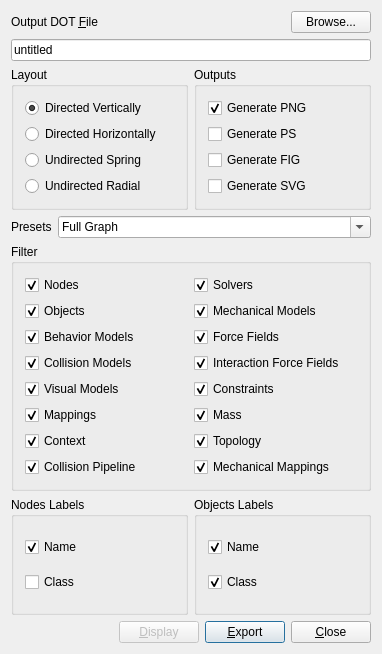
<?xml version="1.0" encoding="UTF-8"?>
<ui version="4.0">
 <class>BaseGenGraphForm</class>
 <widget class="QDialog" name="BaseGenGraphForm">
  <property name="geometry">
   <rect>
    <x>0</x>
    <y>0</y>
    <width>382</width>
    <height>654</height>
   </rect>
  </property>
  <property name="windowTitle">
   <string>Sofa Graph Export</string>
  </property>
  <layout class="QVBoxLayout">
   <item>
    <layout class="QGridLayout">
     <item row="0" column="0">
      <widget class="QLabel" name="filenameLabel">
       <property name="sizePolicy">
        <sizepolicy hsizetype="Preferred" vsizetype="Preferred">
         <horstretch>1</horstretch>
         <verstretch>0</verstretch>
        </sizepolicy>
       </property>
       <property name="text">
        <string>Output DOT &amp;File</string>
       </property>
       <property name="wordWrap">
        <bool>false</bool>
       </property>
       <property name="buddy">
        <cstring>filename</cstring>
       </property>
      </widget>
     </item>
     <item row="0" column="1">
      <widget class="QPushButton" name="browseButton">
       <property name="text">
        <string>Browse...</string>
       </property>
      </widget>
     </item>
     <item row="1" column="0" colspan="2">
      <widget class="QLineEdit" name="filename">
       <property name="text">
        <string>untitled</string>
       </property>
      </widget>
     </item>
    </layout>
   </item>
   <item>
    <layout class="QHBoxLayout">
     <item>
      <widget class="Q3ButtonGroup" name="layoutGroup">
       <property name="title">
        <string>Layout</string>
       </property>
       <layout class="QVBoxLayout">
        <item>
         <widget class="QRadioButton" name="layoutDirV">
          <property name="text">
           <string>Directed Vertically</string>
          </property>
          <property name="checked">
           <bool>true</bool>
          </property>
         </widget>
        </item>
        <item>
         <widget class="QRadioButton" name="layoutDirH">
          <property name="text">
           <string>Directed Horizontally</string>
          </property>
         </widget>
        </item>
        <item>
         <widget class="QRadioButton" name="layoutSpring">
          <property name="text">
           <string>Undirected Spring</string>
          </property>
         </widget>
        </item>
        <item>
         <widget class="QRadioButton" name="layoutRadial">
          <property name="text">
           <string>Undirected Radial</string>
          </property>
         </widget>
        </item>
       </layout>
      </widget>
     </item>
     <item>
      <widget class="Q3GroupBox" name="outputsBox">
       <property name="title">
        <string>Outputs</string>
       </property>
       <layout class="QVBoxLayout">
        <item>
         <widget class="QCheckBox" name="genPNG">
          <property name="text">
           <string>Generate PNG</string>
          </property>
          <property name="checked">
           <bool>true</bool>
          </property>
         </widget>
        </item>
        <item>
         <widget class="QCheckBox" name="genPS">
          <property name="text">
           <string>Generate PS</string>
          </property>
         </widget>
        </item>
        <item>
         <widget class="QCheckBox" name="genFIG">
          <property name="text">
           <string>Generate FIG</string>
          </property>
         </widget>
        </item>
        <item>
         <widget class="QCheckBox" name="genSVG">
          <property name="text">
           <string>Generate SVG</string>
          </property>
         </widget>
        </item>
       </layout>
      </widget>
     </item>
    </layout>
   </item>
   <item>
    <layout class="QHBoxLayout">
     <item>
      <widget class="QLabel" name="presetLabel">
       <property name="text">
        <string>Presets</string>
       </property>
       <property name="wordWrap">
        <bool>false</bool>
       </property>
      </widget>
     </item>
     <item>
      <widget class="QComboBox" name="presetFilter">
       <property name="sizePolicy">
        <sizepolicy hsizetype="Minimum" vsizetype="Fixed">
         <horstretch>1</horstretch>
         <verstretch>0</verstretch>
        </sizepolicy>
       </property>
       <property name="editable">
        <bool>true</bool>
       </property>
       <property name="insertPolicy">
        <enum>QComboBox::InsertAtTop</enum>
       </property>
       <property name="autoCompletion">
        <bool>true</bool>
       </property>
       <property name="duplicatesEnabled">
        <bool>false</bool>
       </property>
       <item>
        <property name="text">
         <string>Full Graph</string>
        </property>
       </item>
       <item>
        <property name="text">
         <string>All Objects</string>
        </property>
       </item>
       <item>
        <property name="text">
         <string>All Nodes</string>
        </property>
       </item>
       <item>
        <property name="text">
         <string>Mechanical Graph</string>
        </property>
       </item>
       <item>
        <property name="text">
         <string>Mechanical Objects</string>
        </property>
       </item>
       <item>
        <property name="text">
         <string>Visual Graph</string>
        </property>
       </item>
       <item>
        <property name="text">
         <string>Visual Objects</string>
        </property>
       </item>
       <item>
        <property name="text">
         <string>Collision Graph</string>
        </property>
       </item>
       <item>
        <property name="text">
         <string>Collision Objects</string>
        </property>
       </item>
       <item>
        <property name="text">
         <string>Collision Response Graph</string>
        </property>
       </item>
       <item>
        <property name="text">
         <string>Collision Response Objects</string>
        </property>
       </item>
      </widget>
     </item>
    </layout>
   </item>
   <item>
    <widget class="Q3GroupBox" name="filterBox">
     <property name="title">
      <string>Filter</string>
     </property>
     <layout class="QGridLayout">
      <item row="0" column="1">
       <widget class="QCheckBox" name="showSolvers">
        <property name="text">
         <string>Solvers</string>
        </property>
        <property name="checked">
         <bool>true</bool>
        </property>
       </widget>
      </item>
      <item row="1" column="1">
       <widget class="QCheckBox" name="showMechanicalStates">
        <property name="text">
         <string>Mechanical Models</string>
        </property>
        <property name="checked">
         <bool>true</bool>
        </property>
       </widget>
      </item>
      <item row="2" column="1">
       <widget class="QCheckBox" name="showForceFields">
        <property name="text">
         <string>Force Fields</string>
        </property>
        <property name="checked">
         <bool>true</bool>
        </property>
       </widget>
      </item>
      <item row="3" column="1">
       <widget class="QCheckBox" name="showInteractionForceFields">
        <property name="text">
         <string>Interaction Force Fields</string>
        </property>
        <property name="checked">
         <bool>true</bool>
        </property>
       </widget>
      </item>
      <item row="4" column="1">
       <widget class="QCheckBox" name="showConstraints">
        <property name="text">
         <string>Constraints</string>
        </property>
        <property name="checked">
         <bool>true</bool>
        </property>
       </widget>
      </item>
      <item row="5" column="1">
       <widget class="QCheckBox" name="showMass">
        <property name="text">
         <string>Mass</string>
        </property>
        <property name="checked">
         <bool>true</bool>
        </property>
       </widget>
      </item>
      <item row="7" column="1">
       <widget class="QCheckBox" name="showMechanicalMappings">
        <property name="text">
         <string>Mechanical Mappings</string>
        </property>
        <property name="checked">
         <bool>true</bool>
        </property>
       </widget>
      </item>
      <item row="6" column="1">
       <widget class="QCheckBox" name="showTopology">
        <property name="text">
         <string>Topology</string>
        </property>
        <property name="checked">
         <bool>true</bool>
        </property>
       </widget>
      </item>
      <item row="5" column="0">
       <widget class="QCheckBox" name="showMappings">
        <property name="text">
         <string>Mappings</string>
        </property>
        <property name="checked">
         <bool>true</bool>
        </property>
       </widget>
      </item>
      <item row="3" column="0">
       <widget class="QCheckBox" name="showCollisionModels">
        <property name="text">
         <string>Collision Models</string>
        </property>
        <property name="checked">
         <bool>true</bool>
        </property>
       </widget>
      </item>
      <item row="4" column="0">
       <widget class="QCheckBox" name="showVisualModels">
        <property name="text">
         <string>Visual Models</string>
        </property>
        <property name="checked">
         <bool>true</bool>
        </property>
       </widget>
      </item>
      <item row="7" column="0">
       <widget class="QCheckBox" name="showCollisionPipeline">
        <property name="text">
         <string>Collision Pipeline</string>
        </property>
        <property name="checked">
         <bool>true</bool>
        </property>
       </widget>
      </item>
      <item row="2" column="0">
       <widget class="QCheckBox" name="showBehaviorModels">
        <property name="text">
         <string>Behavior Models</string>
        </property>
        <property name="checked">
         <bool>true</bool>
        </property>
       </widget>
      </item>
      <item row="6" column="0">
       <widget class="QCheckBox" name="showContext">
        <property name="text">
         <string>Context</string>
        </property>
        <property name="checked">
         <bool>true</bool>
        </property>
       </widget>
      </item>
      <item row="1" column="0">
       <widget class="QCheckBox" name="showObjects">
        <property name="text">
         <string>Objects</string>
        </property>
        <property name="checked">
         <bool>true</bool>
        </property>
       </widget>
      </item>
      <item row="0" column="0">
       <widget class="QCheckBox" name="showNodes">
        <property name="text">
         <string>Nodes</string>
        </property>
        <property name="checked">
         <bool>true</bool>
        </property>
       </widget>
      </item>
     </layout>
    </widget>
   </item>
   <item>
    <layout class="QHBoxLayout">
     <item>
      <widget class="Q3GroupBox" name="groupNodeLabel">
       <property name="title">
        <string>Nodes Labels</string>
       </property>
       <layout class="QVBoxLayout">
        <item>
         <widget class="QCheckBox" name="labelNodeName">
          <property name="text">
           <string>Name</string>
          </property>
          <property name="checked">
           <bool>true</bool>
          </property>
         </widget>
        </item>
        <item>
         <widget class="QCheckBox" name="labelNodeClass">
          <property name="text">
           <string>Class</string>
          </property>
         </widget>
        </item>
       </layout>
      </widget>
     </item>
     <item>
      <widget class="Q3GroupBox" name="groupObjectLabel">
       <property name="title">
        <string>Objects Labels</string>
       </property>
       <layout class="QVBoxLayout">
        <item>
         <widget class="QCheckBox" name="labelObjectName">
          <property name="text">
           <string>Name</string>
          </property>
          <property name="checked">
           <bool>true</bool>
          </property>
         </widget>
        </item>
        <item>
         <widget class="QCheckBox" name="labelObjectClass">
          <property name="text">
           <string>Class</string>
          </property>
          <property name="checked">
           <bool>true</bool>
          </property>
         </widget>
        </item>
       </layout>
      </widget>
     </item>
    </layout>
   </item>
   <item>
    <layout class="QHBoxLayout">
     <item>
      <spacer name="spacer1">
       <property name="orientation">
        <enum>Qt::Horizontal</enum>
       </property>
       <property name="sizeType">
        <enum>QSizePolicy::Expanding</enum>
       </property>
       <property name="sizeHint" stdset="0">
        <size>
         <width>16</width>
         <height>20</height>
        </size>
       </property>
      </spacer>
     </item>
     <item>
      <widget class="QPushButton" name="displayButton">
       <property name="enabled">
        <bool>false</bool>
       </property>
       <property name="text">
        <string>&amp;Display</string>
       </property>
       <property name="shortcut">
        <string>Alt+D</string>
       </property>
      </widget>
     </item>
     <item>
      <widget class="QPushButton" name="exportButton">
       <property name="text">
        <string>&amp;Export</string>
       </property>
       <property name="shortcut">
        <string>Alt+E</string>
       </property>
       <property name="default">
        <bool>true</bool>
       </property>
      </widget>
     </item>
     <item>
      <widget class="QPushButton" name="closeButton">
       <property name="text">
        <string>&amp;Close</string>
       </property>
       <property name="shortcut">
        <string>Alt+C</string>
       </property>
      </widget>
     </item>
    </layout>
   </item>
  </layout>
 </widget>
 <layoutdefault spacing="6" margin="11"/>
 <customwidgets>
  <customwidget>
   <class>Q3GroupBox</class>
   <extends>QGroupBox</extends>
   <header>Qt3Support/Q3GroupBox</header>
   <container>1</container>
  </customwidget>
  <customwidget>
   <class>Q3ButtonGroup</class>
   <extends>Q3GroupBox</extends>
   <header>Qt3Support/Q3ButtonGroup</header>
   <container>1</container>
  </customwidget>
 </customwidgets>
 <tabstops>
  <tabstop>filename</tabstop>
  <tabstop>browseButton</tabstop>
  <tabstop>layoutDirV</tabstop>
  <tabstop>layoutDirH</tabstop>
  <tabstop>layoutSpring</tabstop>
  <tabstop>layoutRadial</tabstop>
  <tabstop>genPNG</tabstop>
  <tabstop>genPS</tabstop>
  <tabstop>genFIG</tabstop>
  <tabstop>genSVG</tabstop>
  <tabstop>showSolvers</tabstop>
  <tabstop>showMechanicalStates</tabstop>
  <tabstop>showForceFields</tabstop>
  <tabstop>showInteractionForceFields</tabstop>
  <tabstop>showConstraints</tabstop>
  <tabstop>showMass</tabstop>
  <tabstop>showMechanicalMappings</tabstop>
  <tabstop>showTopology</tabstop>
  <tabstop>showMappings</tabstop>
  <tabstop>showCollisionModels</tabstop>
  <tabstop>showVisualModels</tabstop>
  <tabstop>showCollisionPipeline</tabstop>
  <tabstop>showBehaviorModels</tabstop>
  <tabstop>showContext</tabstop>
  <tabstop>showObjects</tabstop>
  <tabstop>showNodes</tabstop>
  <tabstop>labelNodeName</tabstop>
  <tabstop>labelNodeClass</tabstop>
  <tabstop>labelObjectName</tabstop>
  <tabstop>labelObjectClass</tabstop>
  <tabstop>displayButton</tabstop>
  <tabstop>exportButton</tabstop>
 </tabstops>
 <resources/>
 <connections>
  <connection>
   <sender>showObjects</sender>
   <signal>toggled(bool)</signal>
   <receiver>showBehaviorModels</receiver>
   <slot>setEnabled(bool)</slot>
   <hints>
    <hint type="sourcelabel">
     <x>20</x>
     <y>20</y>
    </hint>
    <hint type="destinationlabel">
     <x>20</x>
     <y>20</y>
    </hint>
   </hints>
  </connection>
  <connection>
   <sender>showObjects</sender>
   <signal>toggled(bool)</signal>
   <receiver>showCollisionModels</receiver>
   <slot>setEnabled(bool)</slot>
   <hints>
    <hint type="sourcelabel">
     <x>20</x>
     <y>20</y>
    </hint>
    <hint type="destinationlabel">
     <x>20</x>
     <y>20</y>
    </hint>
   </hints>
  </connection>
  <connection>
   <sender>showObjects</sender>
   <signal>toggled(bool)</signal>
   <receiver>showVisualModels</receiver>
   <slot>setEnabled(bool)</slot>
   <hints>
    <hint type="sourcelabel">
     <x>20</x>
     <y>20</y>
    </hint>
    <hint type="destinationlabel">
     <x>20</x>
     <y>20</y>
    </hint>
   </hints>
  </connection>
  <connection>
   <sender>showObjects</sender>
   <signal>toggled(bool)</signal>
   <receiver>showMappings</receiver>
   <slot>setEnabled(bool)</slot>
   <hints>
    <hint type="sourcelabel">
     <x>20</x>
     <y>20</y>
    </hint>
    <hint type="destinationlabel">
     <x>20</x>
     <y>20</y>
    </hint>
   </hints>
  </connection>
  <connection>
   <sender>showObjects</sender>
   <signal>toggled(bool)</signal>
   <receiver>showContext</receiver>
   <slot>setEnabled(bool)</slot>
   <hints>
    <hint type="sourcelabel">
     <x>20</x>
     <y>20</y>
    </hint>
    <hint type="destinationlabel">
     <x>20</x>
     <y>20</y>
    </hint>
   </hints>
  </connection>
  <connection>
   <sender>showObjects</sender>
   <signal>toggled(bool)</signal>
   <receiver>showCollisionPipeline</receiver>
   <slot>setEnabled(bool)</slot>
   <hints>
    <hint type="sourcelabel">
     <x>20</x>
     <y>20</y>
    </hint>
    <hint type="destinationlabel">
     <x>20</x>
     <y>20</y>
    </hint>
   </hints>
  </connection>
  <connection>
   <sender>showObjects</sender>
   <signal>toggled(bool)</signal>
   <receiver>showSolvers</receiver>
   <slot>setEnabled(bool)</slot>
   <hints>
    <hint type="sourcelabel">
     <x>20</x>
     <y>20</y>
    </hint>
    <hint type="destinationlabel">
     <x>20</x>
     <y>20</y>
    </hint>
   </hints>
  </connection>
  <connection>
   <sender>showObjects</sender>
   <signal>toggled(bool)</signal>
   <receiver>showMechanicalStates</receiver>
   <slot>setEnabled(bool)</slot>
   <hints>
    <hint type="sourcelabel">
     <x>20</x>
     <y>20</y>
    </hint>
    <hint type="destinationlabel">
     <x>20</x>
     <y>20</y>
    </hint>
   </hints>
  </connection>
  <connection>
   <sender>showObjects</sender>
   <signal>toggled(bool)</signal>
   <receiver>showForceFields</receiver>
   <slot>setEnabled(bool)</slot>
   <hints>
    <hint type="sourcelabel">
     <x>20</x>
     <y>20</y>
    </hint>
    <hint type="destinationlabel">
     <x>20</x>
     <y>20</y>
    </hint>
   </hints>
  </connection>
  <connection>
   <sender>showObjects</sender>
   <signal>toggled(bool)</signal>
   <receiver>showInteractionForceFields</receiver>
   <slot>setEnabled(bool)</slot>
   <hints>
    <hint type="sourcelabel">
     <x>20</x>
     <y>20</y>
    </hint>
    <hint type="destinationlabel">
     <x>20</x>
     <y>20</y>
    </hint>
   </hints>
  </connection>
  <connection>
   <sender>showObjects</sender>
   <signal>toggled(bool)</signal>
   <receiver>showConstraints</receiver>
   <slot>setEnabled(bool)</slot>
   <hints>
    <hint type="sourcelabel">
     <x>20</x>
     <y>20</y>
    </hint>
    <hint type="destinationlabel">
     <x>20</x>
     <y>20</y>
    </hint>
   </hints>
  </connection>
  <connection>
   <sender>showObjects</sender>
   <signal>toggled(bool)</signal>
   <receiver>showMass</receiver>
   <slot>setEnabled(bool)</slot>
   <hints>
    <hint type="sourcelabel">
     <x>20</x>
     <y>20</y>
    </hint>
    <hint type="destinationlabel">
     <x>20</x>
     <y>20</y>
    </hint>
   </hints>
  </connection>
  <connection>
   <sender>showObjects</sender>
   <signal>toggled(bool)</signal>
   <receiver>showTopology</receiver>
   <slot>setEnabled(bool)</slot>
   <hints>
    <hint type="sourcelabel">
     <x>20</x>
     <y>20</y>
    </hint>
    <hint type="destinationlabel">
     <x>20</x>
     <y>20</y>
    </hint>
   </hints>
  </connection>
  <connection>
   <sender>showObjects</sender>
   <signal>toggled(bool)</signal>
   <receiver>showMechanicalMappings</receiver>
   <slot>setEnabled(bool)</slot>
   <hints>
    <hint type="sourcelabel">
     <x>20</x>
     <y>20</y>
    </hint>
    <hint type="destinationlabel">
     <x>20</x>
     <y>20</y>
    </hint>
   </hints>
  </connection>
  <connection>
   <sender>showObjects</sender>
   <signal>toggled(bool)</signal>
   <receiver>groupObjectLabel</receiver>
   <slot>setEnabled(bool)</slot>
   <hints>
    <hint type="sourcelabel">
     <x>20</x>
     <y>20</y>
    </hint>
    <hint type="destinationlabel">
     <x>20</x>
     <y>20</y>
    </hint>
   </hints>
  </connection>
  <connection>
   <sender>showNodes</sender>
   <signal>toggled(bool)</signal>
   <receiver>groupNodeLabel</receiver>
   <slot>setEnabled(bool)</slot>
   <hints>
    <hint type="sourcelabel">
     <x>20</x>
     <y>20</y>
    </hint>
    <hint type="destinationlabel">
     <x>20</x>
     <y>20</y>
    </hint>
   </hints>
  </connection>
  <connection>
   <sender>showNodes</sender>
   <signal>toggled(bool)</signal>
   <receiver>presetFilter</receiver>
   <slot>clearEditText()</slot>
   <hints>
    <hint type="sourcelabel">
     <x>20</x>
     <y>20</y>
    </hint>
    <hint type="destinationlabel">
     <x>20</x>
     <y>20</y>
    </hint>
   </hints>
  </connection>
  <connection>
   <sender>showObjects</sender>
   <signal>toggled(bool)</signal>
   <receiver>presetFilter</receiver>
   <slot>clearEditText()</slot>
   <hints>
    <hint type="sourcelabel">
     <x>20</x>
     <y>20</y>
    </hint>
    <hint type="destinationlabel">
     <x>20</x>
     <y>20</y>
    </hint>
   </hints>
  </connection>
  <connection>
   <sender>showBehaviorModels</sender>
   <signal>toggled(bool)</signal>
   <receiver>presetFilter</receiver>
   <slot>clearEditText()</slot>
   <hints>
    <hint type="sourcelabel">
     <x>20</x>
     <y>20</y>
    </hint>
    <hint type="destinationlabel">
     <x>20</x>
     <y>20</y>
    </hint>
   </hints>
  </connection>
  <connection>
   <sender>showCollisionModels</sender>
   <signal>toggled(bool)</signal>
   <receiver>presetFilter</receiver>
   <slot>clearEditText()</slot>
   <hints>
    <hint type="sourcelabel">
     <x>20</x>
     <y>20</y>
    </hint>
    <hint type="destinationlabel">
     <x>20</x>
     <y>20</y>
    </hint>
   </hints>
  </connection>
  <connection>
   <sender>showVisualModels</sender>
   <signal>toggled(bool)</signal>
   <receiver>presetFilter</receiver>
   <slot>clearEditText()</slot>
   <hints>
    <hint type="sourcelabel">
     <x>20</x>
     <y>20</y>
    </hint>
    <hint type="destinationlabel">
     <x>20</x>
     <y>20</y>
    </hint>
   </hints>
  </connection>
  <connection>
   <sender>showMappings</sender>
   <signal>toggled(bool)</signal>
   <receiver>presetFilter</receiver>
   <slot>clearEditText()</slot>
   <hints>
    <hint type="sourcelabel">
     <x>20</x>
     <y>20</y>
    </hint>
    <hint type="destinationlabel">
     <x>20</x>
     <y>20</y>
    </hint>
   </hints>
  </connection>
  <connection>
   <sender>showContext</sender>
   <signal>toggled(bool)</signal>
   <receiver>presetFilter</receiver>
   <slot>clearEditText()</slot>
   <hints>
    <hint type="sourcelabel">
     <x>20</x>
     <y>20</y>
    </hint>
    <hint type="destinationlabel">
     <x>20</x>
     <y>20</y>
    </hint>
   </hints>
  </connection>
  <connection>
   <sender>showCollisionPipeline</sender>
   <signal>toggled(bool)</signal>
   <receiver>presetFilter</receiver>
   <slot>clearEditText()</slot>
   <hints>
    <hint type="sourcelabel">
     <x>20</x>
     <y>20</y>
    </hint>
    <hint type="destinationlabel">
     <x>20</x>
     <y>20</y>
    </hint>
   </hints>
  </connection>
  <connection>
   <sender>showSolvers</sender>
   <signal>toggled(bool)</signal>
   <receiver>presetFilter</receiver>
   <slot>clearEditText()</slot>
   <hints>
    <hint type="sourcelabel">
     <x>20</x>
     <y>20</y>
    </hint>
    <hint type="destinationlabel">
     <x>20</x>
     <y>20</y>
    </hint>
   </hints>
  </connection>
  <connection>
   <sender>showMechanicalStates</sender>
   <signal>toggled(bool)</signal>
   <receiver>presetFilter</receiver>
   <slot>clearEditText()</slot>
   <hints>
    <hint type="sourcelabel">
     <x>20</x>
     <y>20</y>
    </hint>
    <hint type="destinationlabel">
     <x>20</x>
     <y>20</y>
    </hint>
   </hints>
  </connection>
  <connection>
   <sender>showForceFields</sender>
   <signal>toggled(bool)</signal>
   <receiver>presetFilter</receiver>
   <slot>clearEditText()</slot>
   <hints>
    <hint type="sourcelabel">
     <x>20</x>
     <y>20</y>
    </hint>
    <hint type="destinationlabel">
     <x>20</x>
     <y>20</y>
    </hint>
   </hints>
  </connection>
  <connection>
   <sender>showInteractionForceFields</sender>
   <signal>toggled(bool)</signal>
   <receiver>presetFilter</receiver>
   <slot>clearEditText()</slot>
   <hints>
    <hint type="sourcelabel">
     <x>20</x>
     <y>20</y>
    </hint>
    <hint type="destinationlabel">
     <x>20</x>
     <y>20</y>
    </hint>
   </hints>
  </connection>
  <connection>
   <sender>showConstraints</sender>
   <signal>toggled(bool)</signal>
   <receiver>presetFilter</receiver>
   <slot>clearEditText()</slot>
   <hints>
    <hint type="sourcelabel">
     <x>20</x>
     <y>20</y>
    </hint>
    <hint type="destinationlabel">
     <x>20</x>
     <y>20</y>
    </hint>
   </hints>
  </connection>
  <connection>
   <sender>showMass</sender>
   <signal>toggled(bool)</signal>
   <receiver>presetFilter</receiver>
   <slot>clearEditText()</slot>
   <hints>
    <hint type="sourcelabel">
     <x>20</x>
     <y>20</y>
    </hint>
    <hint type="destinationlabel">
     <x>20</x>
     <y>20</y>
    </hint>
   </hints>
  </connection>
  <connection>
   <sender>showTopology</sender>
   <signal>toggled(bool)</signal>
   <receiver>presetFilter</receiver>
   <slot>clearEditText()</slot>
   <hints>
    <hint type="sourcelabel">
     <x>20</x>
     <y>20</y>
    </hint>
    <hint type="destinationlabel">
     <x>20</x>
     <y>20</y>
    </hint>
   </hints>
  </connection>
  <connection>
   <sender>showMechanicalMappings</sender>
   <signal>toggled(bool)</signal>
   <receiver>presetFilter</receiver>
   <slot>clearEditText()</slot>
   <hints>
    <hint type="sourcelabel">
     <x>20</x>
     <y>20</y>
    </hint>
    <hint type="destinationlabel">
     <x>20</x>
     <y>20</y>
    </hint>
   </hints>
  </connection>
 </connections>
</ui>
